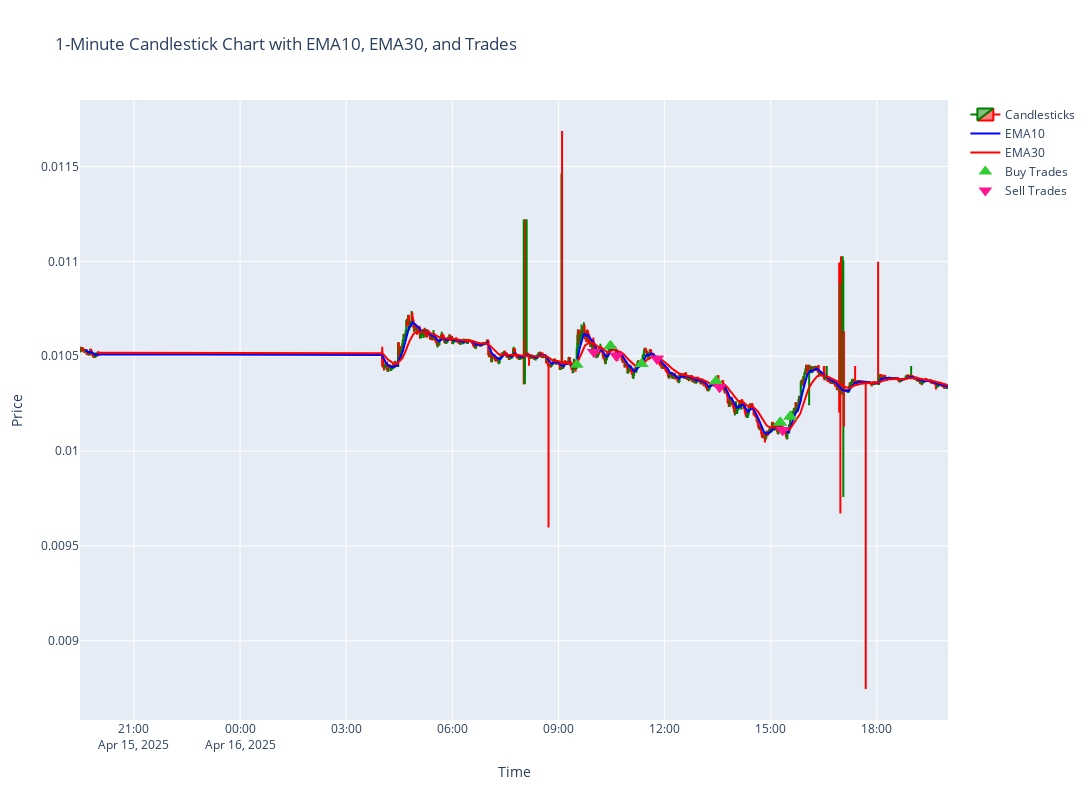

Write notebook code for a chart like this one.
### Code cell
import pandas as pd
import plotly.graph_objects as go
from plotly.subplots import make_subplots

# Load candlestick data
df = pd.read_csv("../data/price_data.csv", parse_dates=["time"])
df.sort_values("time", inplace=True)

# Replace 0 in ema10/ema30 with NaN
df.loc[df['ema10'] == 0, 'ema10'] = float('nan')
df.loc[df['ema30'] == 0, 'ema30'] = float('nan')

# Load trade data
trades = pd.read_csv("../data/trades.csv", parse_dates=["time"])

# Split buy and sell trades
buy_trades = trades[trades['side'].str.lower() == 'buy']
sell_trades = trades[trades['side'].str.lower() == 'sell']

# Create subplot figure
fig = make_subplots(rows=1, cols=1, shared_xaxes=True)

# Candlestick chart
fig.add_trace(
    go.Candlestick(
        x=df['time'],
        open=df['open'],
        high=df['high'],
        low=df['low'],
        close=df['close'],
        increasing_line_color='green',
        decreasing_line_color='red',
        name='Candlesticks'
    )
)

# EMA10 line
fig.add_trace(
    go.Scatter(
        x=df['time'],
        y=df['ema10'],
        mode='lines',
        name='EMA10',
        line=dict(color='blue')
    )
)

# EMA30 line
fig.add_trace(
    go.Scatter(
        x=df['time'],
        y=df['ema30'],
        mode='lines',
        name='EMA30',
        line=dict(color='red')
    )
)

# Buy trade markers
fig.add_trace(
    go.Scatter(
        x=buy_trades['time'],
        y=buy_trades['price'],
        mode='markers',
        marker=dict(symbol='triangle-up', size=12, color='limegreen'),
        name='Buy Trades'
    )
)

# Sell trade markers
fig.add_trace(
    go.Scatter(
        x=sell_trades['time'],
        y=sell_trades['price'],
        mode='markers',
        marker=dict(symbol='triangle-down', size=12, color='deeppink'),
        name='Sell Trades'
    )
)

# Update layout
fig.update_layout(
    title='1-Minute Candlestick Chart with EMA10, EMA30, and Trades',
    xaxis_title='Time',
    yaxis_title='Price',
    width=1600,
    height=800,
    hovermode='x unified',
    xaxis_rangeslider_visible=False
)

# Enable crosshair
fig.update_xaxes(showspikes=True, spikecolor="grey", spikemode="across", spikesnap="cursor", spikethickness=1)
fig.update_yaxes(showspikes=True, spikecolor="grey", spikemode="across", spikesnap="cursor", spikethickness=1)

# Show figure with scroll zoom
fig.show(config={'scrollZoom': True})

### Figure 1 — Plotly figure (JSON) as saved in the notebook; plotly's stock layout.template omitted (floating-point values rounded to 4 significant figures; data arrays with more than 128 entries replaced by an {"elided": "..."} marker saying what was removed)
{"data": [{"close": {"elided": "992 float values"}, "decreasing": {"line": {"color": "red"}}, "high": {"elided": "992 float values"}, "increasing": {"line": {"color": "green"}}, "low": {"elided": "992 float values"}, "name": "Candlesticks", "open": {"elided": "992 float values"}, "type": "candlestick", "x": {"elided": "992 str values"}}, {"line": {"color": "blue"}, "mode": "lines", "name": "EMA10", "type": "scatter", "x": {"elided": "992 str values"}, "y": {"elided": "992 float values"}}, {"line": {"color": "red"}, "mode": "lines", "name": "EMA30", "type": "scatter", "x": {"elided": "992 str values"}, "y": {"elided": "992 float values"}}, {"marker": {"color": "limegreen", "size": 12, "symbol": "triangle-up"}, "mode": "markers", "name": "Buy Trades", "type": "scatter", "x": ["2025-04-16T09:31:00.000000000", "2025-04-16T10:28:00.000000000", "2025-04-16T10:28:00.000000000", "2025-04-16T11:21:00.000000000", "2025-04-16T11:21:00.000000000", "2025-04-16T13:27:00.000000000", "2025-04-16T13:27:00.000000000", "2025-04-16T15:16:00.000000000", "2025-04-16T15:16:00.000000000", "2025-04-16T15:33:00.000000000", "2025-04-16T15:33:00.000000000"], "y": [0.01046, 0.01055, 0.01055, 0.01046, 0.01046, 0.01037, 0.01037, 0.01015, 0.01015, 0.01018, 0.01018]}, {"marker": {"color": "deeppink", "size": 12, "symbol": "triangle-down"}, "mode": "markers", "name": "Sell Trades", "type": "scatter", "x": ["2025-04-16T10:00:00.000000000", "2025-04-16T10:00:00.000000000", "2025-04-16T10:38:00.000000000", "2025-04-16T10:38:00.000000000", "2025-04-16T11:47:00.000000000", "2025-04-16T11:47:00.000000000", "2025-04-16T13:33:00.000000000", "2025-04-16T13:33:00.000000000", "2025-04-16T15:20:00.000000000", "2025-04-16T15:20:00.000000000"], "y": [0.01052, 0.01052, 0.0105, 0.0105, 0.01049, 0.01049, 0.01034, 0.01034, 0.01011, 0.01011]}], "layout": {"height": 800, "hovermode": "x unified", "title": {"text": "1-Minute Candlestick Chart with EMA10, EMA30, and Trades"}, "width": 1600, "xaxis": {"anchor": "y", "domain": [0, 1], "rangeslider": {"visible": false}, "showspikes": true, "spikecolor": "grey", "spikemode": "across", "spikesnap": "cursor", "spikethickness": 1, "title": {"text": "Time"}}, "yaxis": {"anchor": "x", "domain": [0, 1], "showspikes": true, "spikecolor": "grey", "spikemode": "across", "spikesnap": "cursor", "spikethickness": 1, "title": {"text": "Price"}}}}
